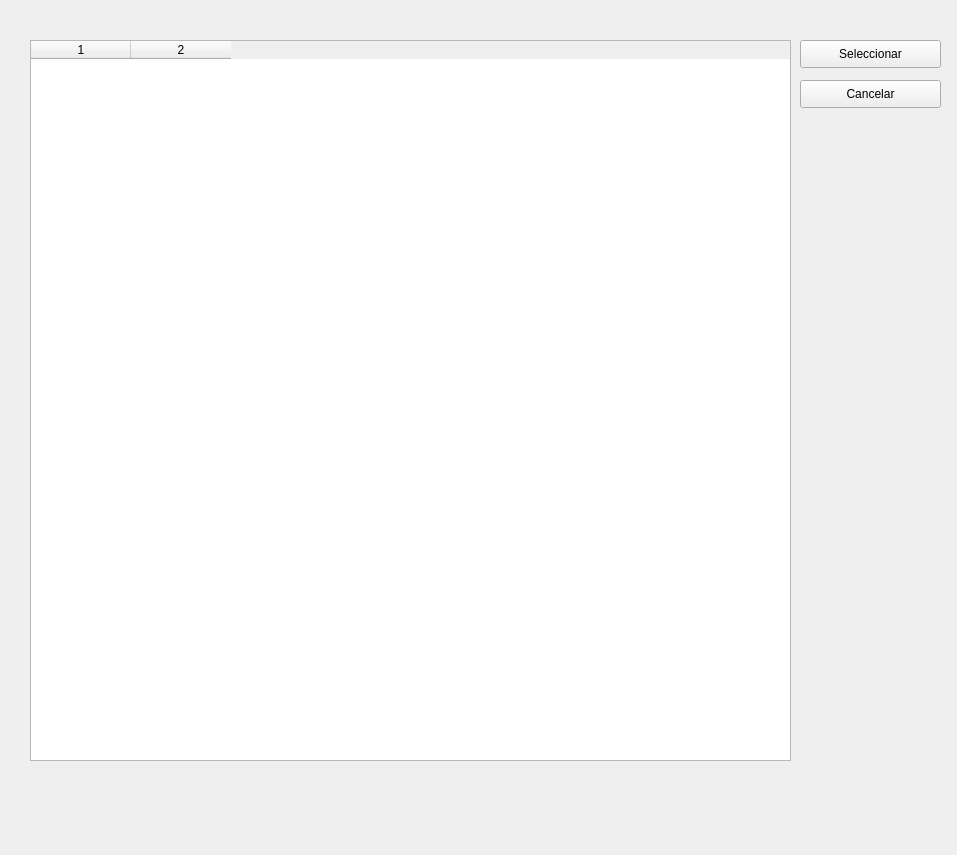
<?xml version="1.0" encoding="UTF-8"?>
<ui version="4.0">
 <class>selectProfesorMain</class>
 <widget class="QWidget" name="selectProfesorMain">
  <property name="geometry">
   <rect>
    <x>0</x>
    <y>0</y>
    <width>957</width>
    <height>855</height>
   </rect>
  </property>
  <property name="windowTitle">
   <string>selectProfesorMain</string>
  </property>
  <widget class="QTableWidget" name="listaProfesores">
   <property name="enabled">
    <bool>true</bool>
   </property>
   <property name="geometry">
    <rect>
     <x>30</x>
     <y>40</y>
     <width>761</width>
     <height>721</height>
    </rect>
   </property>
   <property name="mouseTracking">
    <bool>false</bool>
   </property>
   <property name="showGrid">
    <bool>false</bool>
   </property>
   <property name="columnCount">
    <number>2</number>
   </property>
   <column/>
   <column/>
  </widget>
  <widget class="QPushButton" name="botonSeleccionar">
   <property name="geometry">
    <rect>
     <x>800</x>
     <y>40</y>
     <width>141</width>
     <height>28</height>
    </rect>
   </property>
   <property name="text">
    <string>Seleccionar</string>
   </property>
  </widget>
  <widget class="QPushButton" name="botonCancel">
   <property name="geometry">
    <rect>
     <x>800</x>
     <y>80</y>
     <width>141</width>
     <height>28</height>
    </rect>
   </property>
   <property name="text">
    <string>Cancelar</string>
   </property>
  </widget>
 </widget>
 <layoutdefault spacing="6" margin="11"/>
 <resources/>
 <connections>
  <connection>
   <sender>botonSeleccionar</sender>
   <signal>clicked()</signal>
   <receiver>selectProfesorMain</receiver>
   <slot>select()</slot>
   <hints>
    <hint type="sourcelabel">
     <x>872</x>
     <y>54</y>
    </hint>
    <hint type="destinationlabel">
     <x>873</x>
     <y>144</y>
    </hint>
   </hints>
  </connection>
  <connection>
   <sender>botonCancel</sender>
   <signal>clicked()</signal>
   <receiver>selectProfesorMain</receiver>
   <slot>cancel()</slot>
   <hints>
    <hint type="sourcelabel">
     <x>861</x>
     <y>99</y>
    </hint>
    <hint type="destinationlabel">
     <x>860</x>
     <y>175</y>
    </hint>
   </hints>
  </connection>
 </connections>
 <slots>
  <slot>select()</slot>
  <slot>cancel()</slot>
 </slots>
</ui>
